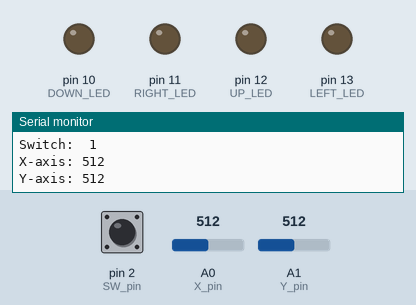
A sketch run on a simulated Arduino Uno, built with avr-gcc and run on an emulated ATmega328P. Parts: output pins drawn as LEDs (lit = HIGH), the last lines printed to the serial monitor. The test bench sets the inputs (shaded band); at power-on: A0 (X_pin) = 512, A1 (Y_pin) = 512, pin 2 (SW_pin) HIGH.

Above: at 1.3 s.
1.4 s: A0 (X_pin) set to 885
2.9 s: A0 (X_pin) set to 913
At 3.3 s:
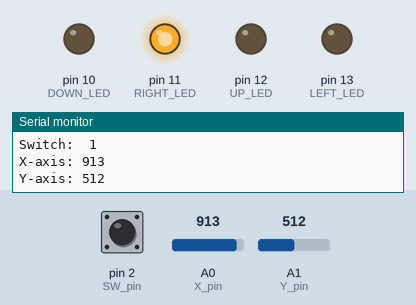
4.5 s: A0 (X_pin) set to 90
At 5.7 s:
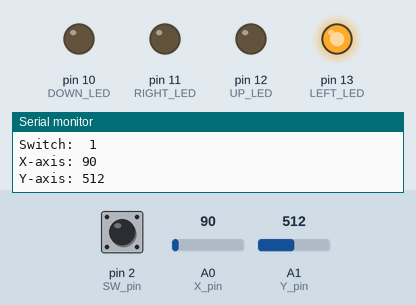
6.0 s: A0 (X_pin) set to 105
At 7.0 s:
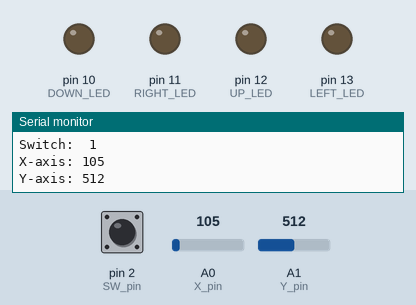
7.5 s: A1 (Y_pin) set to 882
9.0 s: A1 (Y_pin) set to 915
At 9.5 s:
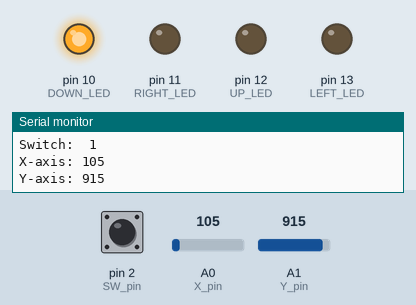
Timing chart, 0 to 11.5 s (numbered marks = the images above; inputs shaded):
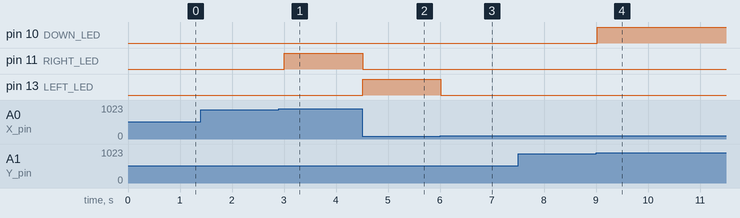

The sketch:

Joystick_Controlled_leds.ino
```cpp
/*********************************************************
Project Title: Collision Detection
Organisation: Soham Academy Of Human Excellence
Website: https://ria.sohamacademy.org/
*********************************************************/
// Arduino pin numbers
const int SW_pin = 2; // digital pin 2 connected to SW of Joystick Module
const int X_pin = A0; // analog pin A0 connected to VRx of Joystick module
const int Y_pin = A1; // analog pin A1 connected to VRy of Joystick module

#define LEFT_LED 13
#define UP_LED 12
#define RIGHT_LED 11
#define DOWN_LED 10

void setup() {
  pinMode(SW_pin, INPUT);
  digitalWrite(SW_pin, HIGH);
  Serial.begin(9600);
  pinMode(UP_LED , OUTPUT);
  pinMode(RIGHT_LED , OUTPUT);
  pinMode(LEFT_LED , OUTPUT);
  pinMode(DOWN_LED , OUTPUT);
}

void loop() {
  Serial.print("Switch:  ");
  Serial.print(digitalRead(SW_pin));
  Serial.print("\n");
  Serial.print("X-axis: ");
  Serial.print(analogRead(X_pin));
  Serial.print("\n");
  Serial.print("Y-axis: ");
  Serial.println(analogRead(Y_pin));
  Serial.print("\n\n");
  delay(500);

  if (analogRead(X_pin) < 100) {
    digitalWrite(UP_LED , LOW);
    digitalWrite(LEFT_LED ,HIGH);
    digitalWrite(RIGHT_LED , LOW);
    digitalWrite(DOWN_LED , LOW);
  } else if (analogRead(X_pin) > 900) {
    digitalWrite(UP_LED , LOW);
    digitalWrite(LEFT_LED ,LOW);
    digitalWrite(RIGHT_LED , HIGH);
    digitalWrite(DOWN_LED , LOW);
  }

  else if (analogRead(Y_pin) < 100 ) {
    digitalWrite(UP_LED , HIGH);
    digitalWrite(LEFT_LED ,LOW);
    digitalWrite(RIGHT_LED , LOW);
    digitalWrite(DOWN_LED , LOW);
  }

  else if (analogRead(Y_pin) > 900) {
    digitalWrite(UP_LED , LOW);
    digitalWrite(LEFT_LED ,LOW);
    digitalWrite(RIGHT_LED , LOW);
    digitalWrite(DOWN_LED , HIGH);
  }

  else if (digitalRead(SW_pin) == 0) {
    digitalWrite(UP_LED , HIGH);
    digitalWrite(LEFT_LED , HIGH);
    digitalWrite(RIGHT_LED , HIGH);
    digitalWrite(DOWN_LED , HIGH);
  }
  else {
    digitalWrite(UP_LED , LOW);
    digitalWrite(LEFT_LED , LOW);
    digitalWrite(RIGHT_LED , LOW);
    digitalWrite(DOWN_LED , LOW);
  }
}
```

Measured:
- the behaviour switches between 900 and 901 on A0 (X_pin) (found by bisection; images 0 and 1)
- the behaviour switches between 99 and 100 on A0 (X_pin) (found by bisection; images 2 and 3)
- the behaviour switches between 900 and 901 on A1 (Y_pin) (found by bisection; images 3 and 4)
- after the input at 2.9 s, pin 11 (RIGHT_LED): LOW → HIGH after 0.11 s
- after the input at 4.5 s, pin 11 (RIGHT_LED): HIGH → LOW at once; pin 13 (LEFT_LED): LOW → HIGH at once
- after the input at 6.0 s, pin 13 (LEFT_LED): HIGH → LOW at once
- after the input at 9.0 s, pin 10 (DOWN_LED): LOW → HIGH at once
